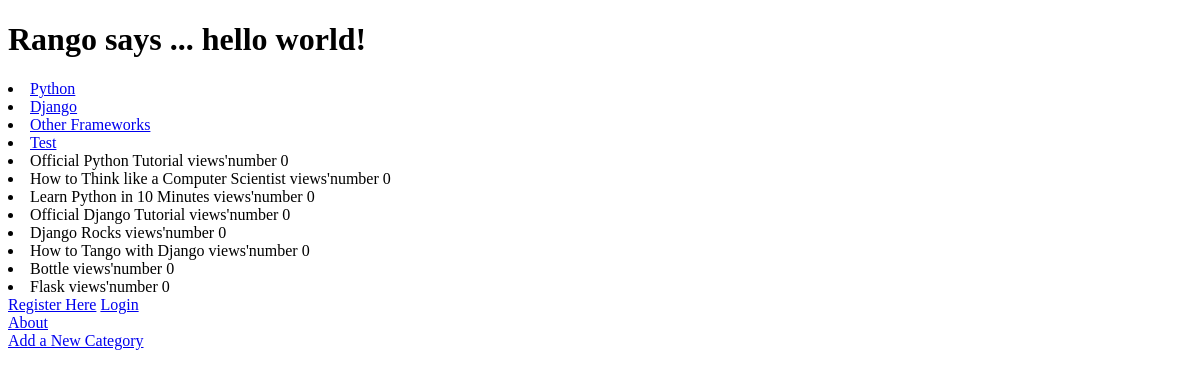
The app's page /rango/, older data.
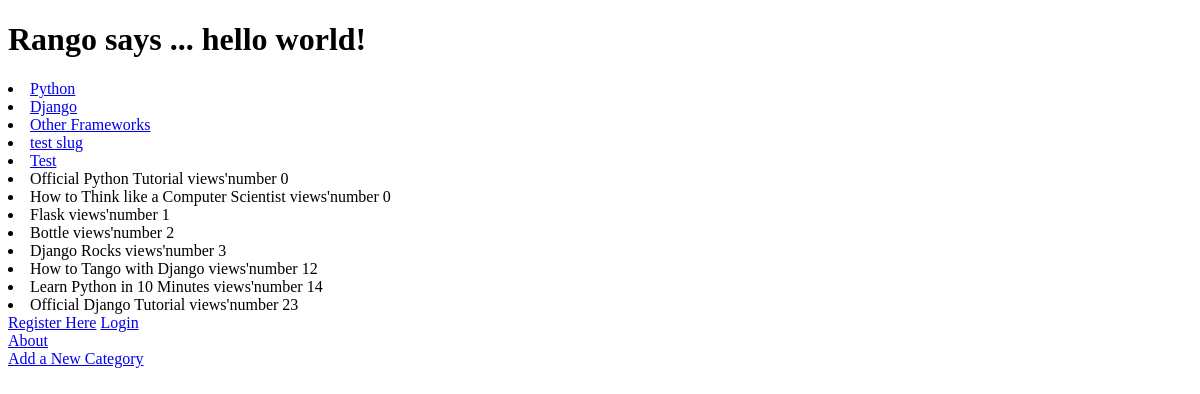
The same page, newer data.
### rango/models.py (models this page shows, shortened)
class Category(models.Model):
	name = models.CharField(max_length=128, unique=True)
	views = models.IntegerField(default=0)
	likes = models.IntegerField(default=0)
	slug = models.SlugField()

class Page(models.Model):
	category = models.ForeignKey(Category)
	title = models.CharField(max_length=128)
	url = models.URLField()
	views = models.IntegerField(default=0)

### rango/views.py (the view)
def index(request):
	request.session.set_test_cookie()
	context_dict = {}
	category_list = Category.objects.order_by('-likes')[:10]
	context_dict['categories']=category_list
	page_list = Page.objects.order_by('views')[:10]
	context_dict['pages'] = page_list
	return render(request,'rango/index.html',context_dict)

### templates/rango/index.html (shortened to what this page needs)
<!DOCTYPE html>
<html>
	<head>
	</head>
	<body>
		{% if user.is_authenticated %}
		<h1>Rango says ... hello {{ user.username }}!</h1>
		{% else %}
		<h1>Rango says ... hello world!</h1>
		{% endif %}
		{% if categories %}
			<u1>
				{% for category in categories %}
				<li><a href="/rango/category/{{category.slug}}">{{category.name}}</a></li>
				{% endfor %}
			</u1>
		{% else %}
			<strong> There are no categories present.</strong>
		{% endif %}
		{% if pages %}
			<u1>
				{% for page in pages %}
				<li>{{page.title}} views'number {{page.views}}</li>
				{% endfor %}
			</u1>
		{% else %}
			<strong>There are no pages present.</strong>
		{% endif %}
		{% if user.is_authenticated %}
		<a href="/rango/register/">Register Here</a>
		<a href="/rango/logout/">Logout</a><br />
		{% else %}
		<a href="/rango/register/">Register Here</a>
		<a href="/rango/login/">Login</a><br />
		{% endif %}
		<a href="/rango/about/">About</a><br />
		<a href="/rango/add_category/">Add a New Category</a><br />
	</body>
</html>

Row changes from the older to the newer data that the page shows:
added Category: name "test slug"
changed Page "Flask": views "0" → "1"; moves up the list
changed Page "Bottle": views "0" → "2"; moves up the list
changed Page "Django Rocks": views "0" → "3"; moves down the list
changed Page "How to Tango with Django": views "0" → "12"; moves down the list
changed Page "Learn Python in 10 Minutes": views "0" → "14"
changed Page "Official Django Tutorial": views "0" → "23"
